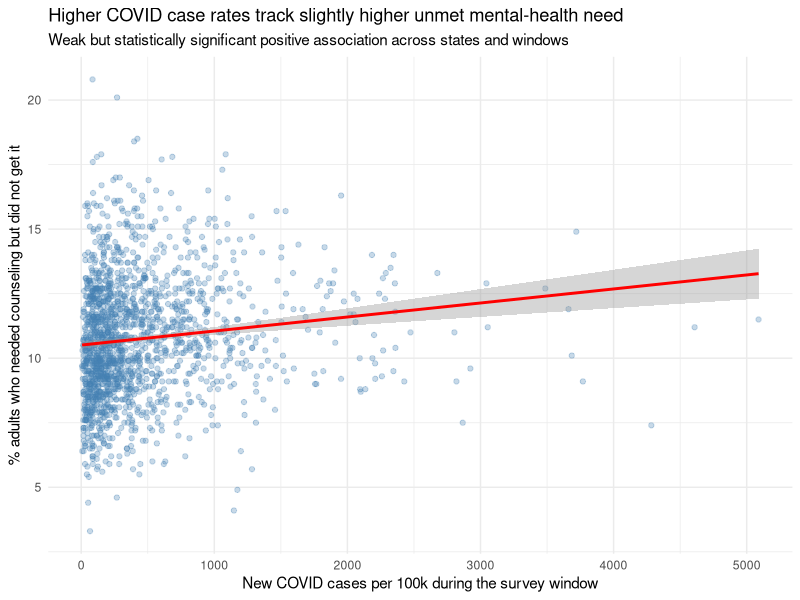
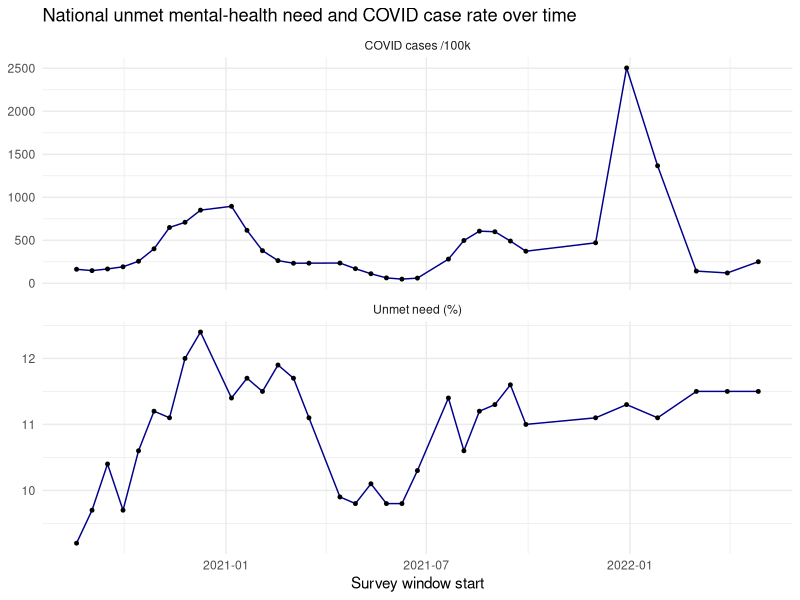
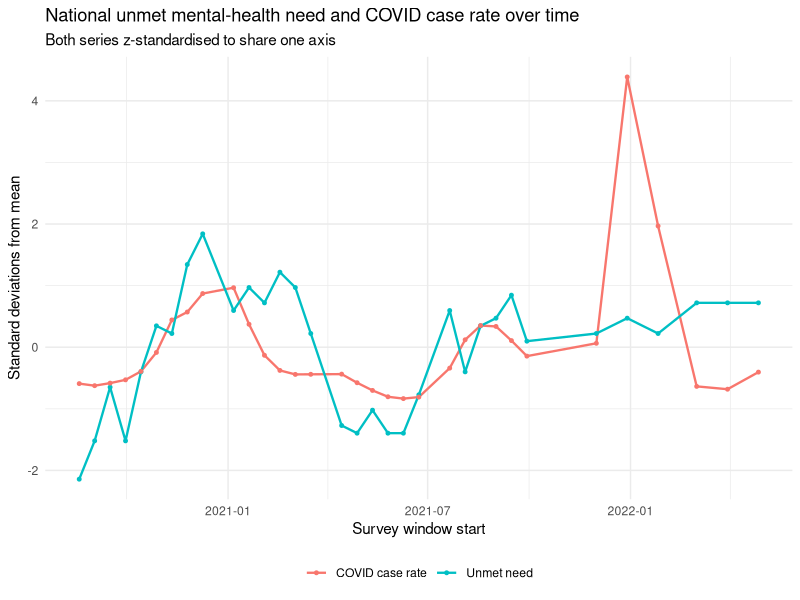

Here is the R script that generated these plots, in order:
## ---- chunk 1
#| message: false
#| warning: false
library(tidyverse)
library(here)

joined   <- read_csv(here("data", "processed", "covid_mentalhealth_joined.csv"),
                     show_col_types = FALSE)
national <- read_csv(here("data", "processed", "covid_mentalhealth_national.csv"),
                     show_col_types = FALSE)

# National series used throughout RQ2
rq2 <- national |>
  arrange(win_start) |>
  filter(!is.na(unmet_need), !is.na(covid_rate))

rq2_diff <- rq2 |>
  mutate(d_need = unmet_need - lag(unmet_need),
         d_cov  = covid_rate - lag(covid_rate))
## ---- chunk 2
m1 <- lm(unmet_need ~ covid_rate, data = joined)
summary(m1)

# Population claim -> report the coefficient with its 95% CI, not just the p-value.
cbind(estimate = coef(m1), confint(m1))
## ---- chunk 3
#| fig-cap: "Scatter plot of unmet mental-health need against COVID case rate. Each point is one US state in one Household Pulse survey window. The fitted ordinary least squares line is shown with its 95% confidence band."
#| fig-alt: "Scatter plot of percent of adults with unmet mental-health need on the y-axis against new COVID cases per 100k per survey window on the x-axis. Points form a wide cloud with a shallow upward-sloping regression line."
ggplot(joined, aes(x = covid_rate, y = unmet_need)) +
  geom_point(alpha = 0.3, colour = "steelblue") +
  geom_smooth(method = "lm", se = TRUE, colour = "red") +
  labs(
    title = "Higher COVID case rates track slightly higher unmet mental-health need",
    subtitle = "Weak but statistically significant positive association across states and windows",
    x = "New COVID cases per 100k during the survey window",
    y = "% adults who needed counseling but did not get it"
  ) +
  theme_minimal()
## ---- chunk 4
#| fig-cap: "Two-panel time series of national unmet mental-health need (top) and the national COVID-19 case rate (bottom), by survey window, Aug 2020 to Apr 2022, shown in their original units."
#| fig-alt: "Two stacked line charts sharing an x-axis of survey-window dates from Aug 2020 to Apr 2022. Top: percent of adults with unmet mental-health need. Bottom: new COVID cases per 100k, showing sharp winter peaks."
national |>
  select(win_start,
         `Unmet need (%)`    = unmet_need,
         `COVID cases /100k` = covid_rate) |>
  pivot_longer(-win_start) |>
  ggplot(aes(win_start, value)) +
  geom_line(colour = "darkblue") +
  geom_point(size = 1) +
  facet_wrap(~name, ncol = 1, scales = "free_y") +
  labs(title = "National unmet mental-health need and COVID case rate over time",
       x = "Survey window start", y = NULL) +
  theme_minimal()
## ---- chunk 5
#| fig-cap: "The same two national series, z-standardised so they share a common axis. Standardisation removes the differing units and scales, so vertical distance between the lines is directly interpretable as divergence in relative movement."
#| fig-alt: "Line chart with survey-window dates on the x-axis and standard deviations from the mean on the y-axis. COVID case rate shows tall sharp peaks in winter 2020-21 and winter 2021-22; unmet need stays within a narrow band near the mean throughout."
rq2 |>
  mutate(across(c(unmet_need, covid_rate), \(x) as.numeric(scale(x)))) |>
  select(win_start,
         `Unmet need`      = unmet_need,
         `COVID case rate` = covid_rate) |>
  pivot_longer(-win_start) |>
  ggplot(aes(win_start, value, colour = name)) +
  geom_line(linewidth = 0.8) +
  geom_point(size = 1) +
  labs(
    title = "National unmet mental-health need and COVID case rate over time",
    subtitle = "Both series z-standardised to share one axis",
    x = "Survey window start",
    y = "Standard deviations from mean",
    colour = NULL
  ) +
  theme_minimal() +
  theme(legend.position = "bottom")
## ---- chunk 6
# Levels: Pearson product-moment and Spearman rank correlation
cor.test(rq2$unmet_need, rq2$covid_rate)
cor(rq2$unmet_need, rq2$covid_rate, method = "spearman")

# First differences: window-to-window changes
cor.test(rq2_diff$d_need, rq2_diff$d_cov)
## ---- chunk 7
# Is the relationship stable across the whole period, or does it break down
# during the Omicron surge of winter 2021-22?
pre_omicron <- rq2 |> filter(win_start < as.Date("2021-12-01"))

cor.test(pre_omicron$unmet_need, pre_omicron$covid_rate)

pre_omicron |>
  mutate(d_need = unmet_need - lag(unmet_need),
         d_cov  = covid_rate - lag(covid_rate)) |>
  filter(!is.na(d_need)) |>
  summarise(first_difference_r = cor(d_need, d_cov))
